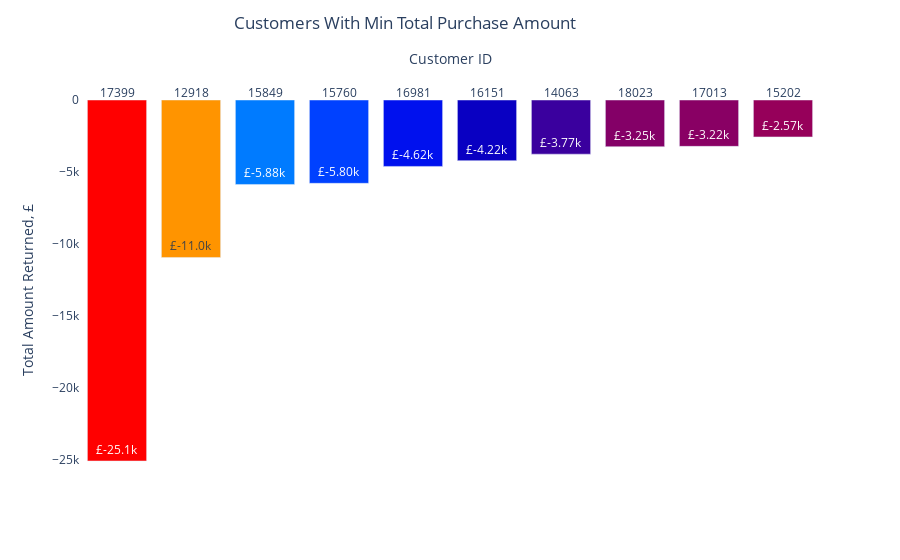

The cell this chart's notebook holds for it:
### Code cell
fig = go.Figure(data=[
    go.Bar(name='Customers With Min Total Purchase Amount', 
           x=retail_customers_asc['Customer ID'].astype(str), 
           y=retail_customers_asc['Total'],
           marker_opacity=1,
           hovertext=retail_customers_desc['Country'],
           marker={'color': retail_customers_desc['Total'],
                   'colorscale': 'Rainbow'}
          )
    ])
fig.update_xaxes(side="top")

fig.update_traces(texttemplate='£%{y:.3s}', textposition='inside')

fig.update_layout(title='Customers With Min Total Purchase Amount',
                  title_x=0.45,
                  title_y=0.97,
                  xaxis_title="Customer ID",
                  yaxis_title="Total Amount Returned, £",
                  plot_bgcolor='white')
fig.show()

### Figure 1 — Plotly figure (JSON) as saved in the notebook; plotly's stock layout.template omitted (floating-point values rounded to 4 significant figures)
{"data": [{"hovertext": ["United Kingdom", "Netherlands", "EIRE", "EIRE", "United Kingdom", "United Kingdom", "United Kingdom", "Australia", "United Kingdom", "United Kingdom"], "marker": {"color": [598200.0, 523300.0, 296600.0, 270200.0, 233600.0, 190800.0, 171900.0, 143300.0, 141500.0, 136400.0], "colorscale": [[0, "rgb(150,0,90)"], [0.125, "rgb(0,0,200)"], [0.25, "rgb(0,25,255)"], [0.375, "rgb(0,152,255)"], [0.5, "rgb(44,255,150)"], [0.625, "rgb(151,255,0)"], [0.75, "rgb(255,234,0)"], [0.875, "rgb(255,111,0)"], [1, "rgb(255,0,0)"]], "opacity": 1}, "name": "Customers With Min Total Purchase Amount", "textposition": "inside", "texttemplate": "£%{y:.3s}", "type": "bar", "x": ["17399", "12918", "15849", "15760", "16981", "16151", "14063", "18023", "17013", "15202"], "y": [-25110.0, -10950.0, -5876.0, -5796.0, -4621.0, -4218.0, -3767.0, -3249.0, -3225.0, -2570.0]}], "layout": {"plot_bgcolor": "white", "title": {"text": "Customers With Min Total Purchase Amount", "x": 0.45, "y": 0.97}, "xaxis": {"side": "top", "title": {"text": "Customer ID"}}, "yaxis": {"title": {"text": "Total Amount Returned, £"}}}}
